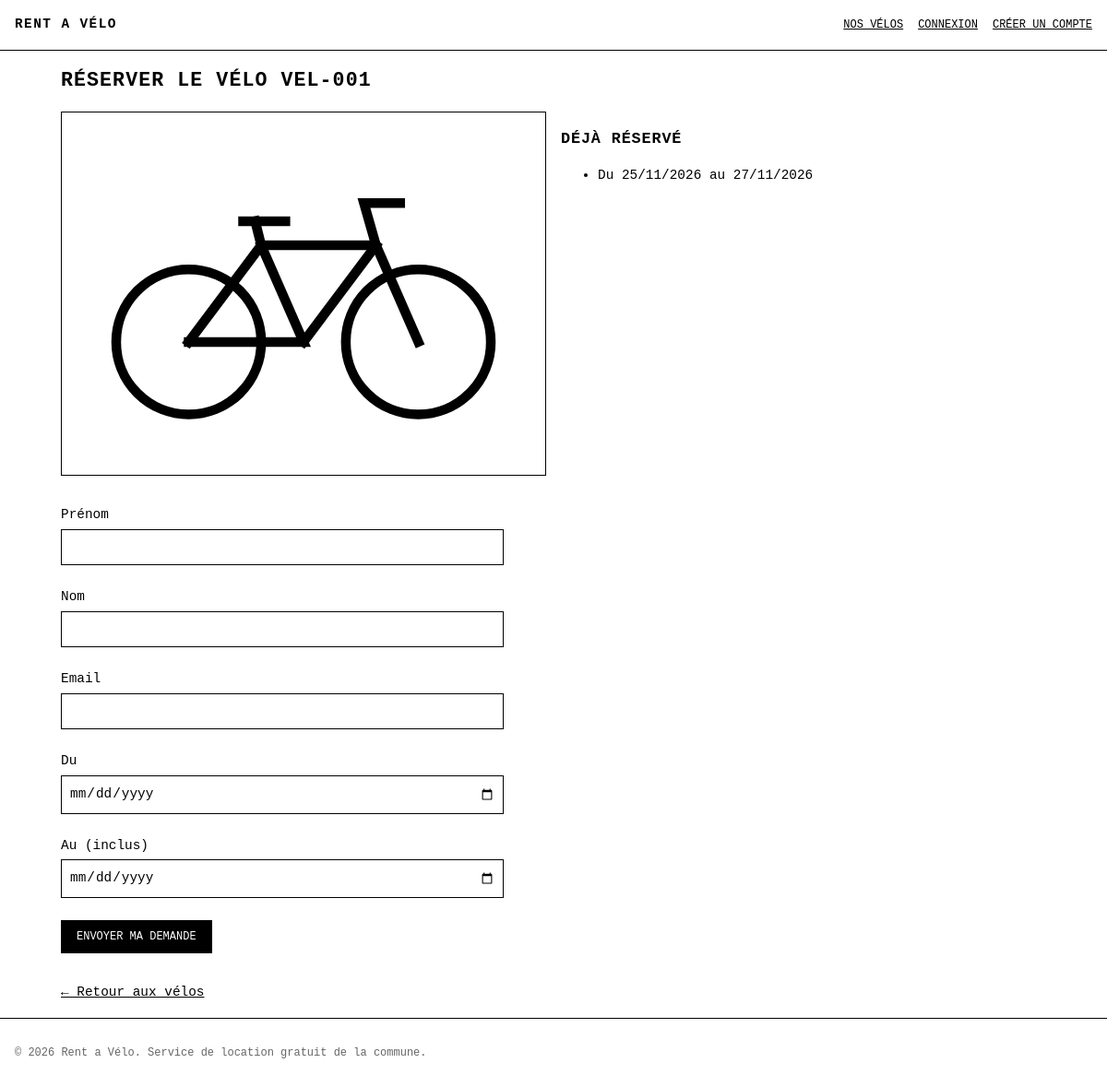
The app's page /?url=reserver&id=1 with its own data.
### tables this page shows
CREATE TABLE `bikes`(
   `bike_id` INT AUTO_INCREMENT,
   `registration_number` VARCHAR(50) NOT NULL,
   `availability` BOOLEAN,
   `photo` VARCHAR(255),
   PRIMARY KEY(`bike_id`)
);

CREATE TABLE reservations (
    
    
   `res_num` INT AUTO_INCREMENT,
   `user_id` INT NOT NULL,
   `bike_id` INT NOT NULL,
   `res_date` TIMESTAMP DEFAULT CURRENT_TIMESTAMP,
   `start_date` DATETIME NOT NULL,
   `end_date` DATETIME NOT NULL,
   status ENUM('pending', 'accepted', 'rejected') NOT NULL DEFAULT 'pending',
   PRIMARY KEY(`res_num`),
    
   FOREIGN KEY(`user_id`) REFERENCES `users`(`user_id`) ON DELETE CASCADE,
   FOREIGN KEY(`bike_id`) REFERENCES `bikes`(`bike_id`) ON DELETE CASCADE
) AUTO_INCREMENT = 1001;

### src/Helper/render.php (called while the page is built, shortened)
<?php
function render(string $vue, string $title, array $data = []): void
{
    extract($data);
    require __DIR__ . '/../views/' . $vue . '.php';
    require __DIR__ . '/../views/layout.php';
}

### src/Controllers/ReservationController.php (called while the page is built, shortened)
<?php
class ReservationController
{
    public function create(int $bikeId): void
    {
        $bikeRepository = new BikeRepository();
        $bike = $bikeRepository->findById($bikeId);
        render('reservations/form', 'Réserver le vélo ' . $bike->getRegistrationNumber(), $this->donneesFormulaire($bike->getBikeId()));
    }
    private function donneesFormulaire(int $bikeId, array $autres = []): array
    {
        $bikeRepository = new BikeRepository();
        $reservationRepository = new ReservationRepository();
        return array_merge([
            'bike' => $bikeRepository->findById($bikeId),
            'periodesPrises' => $reservationRepository->findUpcomingByBike($bikeId),
            'saisie' => estConnecte() && ($_SESSION['role'] ?? '') === 'citizen' ? [
                'firstname' => $_SESSION['firstname'],
                'lastname' => $_SESSION['lastname'],
                'login' => $_SESSION['login'],
            ] : [],
        ], $autres);
    }
}

### public/index.php (called while the page is built, shortened)
<?php
$url = $_GET['url'] ?? 'velos';
$id = (int) ($_GET['id'] ?? 0);
$bikeController = new BikeController();
$reservationController = new ReservationController();
$userController = new UserController();
$erreurController = new ErreurController();
match ($url) {
    'velos' => $bikeController->index(),
    'reserver' => $reservationController->create($id),
    'reservation-store' => $reservationController->store(),
    'confirmation' => $reservationController->confirmation($id),
    'mes-reservations' => $reservationController->myReservations(),
    'inscription' => $userController->register(),
    'inscription-store' => $userController->storeRegistration(),
    'connexion' => $userController->login(),
    'connexion-verif' => $userController->checkLogin(),
    'deconnexion' => $userController->logout(),
    'admin' => $reservationController->adminIndex(),
    'admin-recherche' => $reservationController->search((string) ($_GET['q'] ?? '')),
    'reservation-valider' => $reservationController->accept(),
    'reservation-refuser' => $reservationController->reject(),
    'reservation-supprimer' => $reservationController->delete(),
    'admin-velos' => $bikeController->adminIndex(),
    'velo-create' => $bikeController->create(),
    'velo-store' => $bikeController->store(),
    'velo-edit' => $bikeController->edit($id),
    'velo-update' => $bikeController->update(),
    'velo-dispo' => $bikeController->toggleAvailability(),
    'admin-comptes' => $userController->index(),
    'compte-store' => $userController->store(),
    'compte-supprimer' => $userController->delete(),
    default => $erreurController->pageErreur(),
};

### src/Models/Database.php (called while the page is built, shortened)
<?php
class Database {
    private static ?Database $instance = null;
    private PDO $connexion;
    private function __construct()
    {
        $host = DB_HOST;
        $dbname = DB_NAME;
        $user = DB_USER;
        $pass = DB_PASS;
        $charset = DB_CHARSET;
        $port = DB_PORT;
        $dsn = "mysql:host=$host;dbname=$dbname;charset=$charset;port=$port";
        $this->connexion = new PDO($dsn, $user, $pass, [
            PDO::ATTR_ERRMODE => PDO::ERRMODE_EXCEPTION,
            PDO::ATTR_DEFAULT_FETCH_MODE => PDO::FETCH_ASSOC,
        ]);
    }
    public static function getInstance(): Database
    {
        if (self::$instance === null) {
            self::$instance = new Database();
        }
        return self::$instance;
    }
    public function getConnexion(): PDO
    {
        return $this->connexion;
    }
}

### src/Models/BikeRepository.php (called while the page is built, shortened)
<?php
class BikeRepository
{
    private PDO $pdo;
    public function __construct()
    {
        $this->pdo = Database::getInstance()->getConnexion();
    }
    public function findById(int $bikeId): ?Bike
    {
        $query = $this->pdo->prepare("SELECT * FROM bikes WHERE bike_id = :bike_id");
        $query->bindValue(':bike_id', $bikeId, PDO::PARAM_INT);
        $query->execute();
        $ligne = $query->fetch(PDO::FETCH_ASSOC);
        return hydrate(Bike::class, $ligne);
    }
}

### src/Helper/hydrate.php (called while the page is built, shortened)
<?php
function hydrate(string $classe, array $ligne) : object {
    $objet = new $classe();
    foreach ($ligne as $colonne => $valeur) {
        $setter = 'set' . str_replace('_', '', ucwords($colonne, '_'));
        if (method_exists($objet, $setter)) {
            $objet->$setter($valeur);
        }
    }
    return $objet;
}

### src/Models/Bike.php (called while the page is built, shortened)
<?php
class Bike
{
    private string $registrationNumber = '';
    private ?string $photo = null;
    public function getRegistrationNumber(): string
    {
        return $this->registrationNumber;
    }
    public function setRegistrationNumber(string $registrationNumber): void
    {
        $this->registrationNumber = $registrationNumber;
    }
    public function setPhoto(?string $photo): void
    {
        $this->photo = $photo;
    }
    public function getPhotoUrl(): string
    {
        if ($this->photo === null) {
            return 'img/velo-defaut.svg';
        }
        return 'img/velos/' . $this->photo;
    }
}

### src/Models/Reservation.php (called while the page is built, shortened)
<?php
class Reservation
{
    private string $startDate = '';
    private string $endDate = '';
    public function getStartDate(): string
    {
        return $this->startDate;
    }
    public function setStartDate(string $startDate): void
    {
        $this->startDate = $startDate;
    }
    public function getEndDate(): string
    {
        return $this->endDate;
    }
    public function setEndDate(string $endDate): void
    {
        $this->endDate = $endDate;
    }
}

### src/Models/ReservationRepository.php (called while the page is built, shortened)
<?php
class ReservationRepository
{
    private PDO $pdo;
    public function __construct()
    {
        $this->pdo = Database::getInstance()->getConnexion();
    }
    public function findUpcomingByBike(int $bikeId): array
    {
        $query = $this->pdo->prepare(self::SELECT_RESERVATIONS . " WHERE reservations.bike_id = :bike_id AND reservations.status <> 'rejected' AND reservations.end_date >= CURDATE() ORDER BY reservations.start_date");
        $query->bindValue(':bike_id', $bikeId, PDO::PARAM_INT);
        $query->execute();
        return $this->hydrateAll($query->fetchAll(PDO::FETCH_ASSOC));
    }
    private function hydrateAll(array $lignes): array
    {
        $reservations = [];
        foreach ($lignes as $ligne) {
            $reservations[] = hydrate(Reservation::class, $ligne);
        }
        return $reservations;
    }
}

### src/Helper/auth.php (called while the page is built, shortened)
<?php
function estConnecte(): bool
{
    return isset($_SESSION['user_id']);
}

### src/views/reservations/form.php (the view, shortened to what this page needs)
<h2 class="title">Réserver le vélo <?= htmlspecialchars($bike->getRegistrationNumber()) ?></h2>
<div class="split">
    <img class="split__img" src="<?= htmlspecialchars($bike->getPhotoUrl()) ?>" alt="Vélo <?= htmlspecialchars($bike->getRegistrationNumber()) ?>">
    <div>
        <h3>Déjà réservé</h3>
        <?php if (count($periodesPrises) === 0): ?>
            <p>Ce vélo est libre à toutes les dates.</p>
        <?php else: ?>
            <ul>
                <?php foreach ($periodesPrises as $periode): ?>
                    <li>Du <?= date('d/m/Y', strtotime($periode->getStartDate())) ?> au <?= date('d/m/Y', strtotime($periode->getEndDate())) ?></li>
                <?php endforeach; ?>
            </ul>
        <?php endif; ?>
    </div>
</div>
<form class="form" action="?url=reservation-store" method="post">
    <div class="form__field">
        <label for="firstname">Prénom</label>
        <input type="text" name="firstname" id="firstname" value="<?= htmlspecialchars($saisie['firstname'] ?? '') ?>" <?= estConnecte() && !estEmploye() ? 'readonly' : '' ?> required>
    </div>
    <div class="form__field">
        <label for="lastname">Nom</label>
        <input type="text" name="lastname" id="lastname" value="<?= htmlspecialchars($saisie['lastname'] ?? '') ?>" <?= estConnecte() && !estEmploye() ? 'readonly' : '' ?> required>
    </div>
    <div class="form__field">
        <label for="login">Email</label>
        <input type="email" name="login" id="login" value="<?= htmlspecialchars($saisie['login'] ?? '') ?>" <?= estConnecte() && !estEmploye() ? 'readonly' : '' ?> required>
    </div>
    <div class="form__field">
        <label for="start_date">Du</label>
        <input type="date" name="start_date" id="start_date" min="<?= date('Y-m-d') ?>" value="<?= htmlspecialchars($saisie['start_date'] ?? '') ?>" required>
    </div>
    <div class="form__field">
        <label for="end_date">Au (inclus)</label>
        <input type="date" name="end_date" id="end_date" min="<?= date('Y-m-d') ?>" value="<?= htmlspecialchars($saisie['end_date'] ?? '') ?>" required>
    </div>
    <button class="button" type="submit">Envoyer ma demande</button>
</form>
<a href="?url=velos">← Retour aux vélos</a>

### public/css/style.css (style rules this page uses)
:root { --color-text: #000; --color-bg: #fff; --color-muted: #666; --color-line: #000; --color-ok: #1a7f37; --color-ko: #b42318; --font: "Courier New", Courier, monospace; --font-size: 0.9rem; --font-size-small: 0.75rem; --font-size-big: 2rem; --space-xs: 0.25rem; --space-s: 0.5rem; --space-m: 1rem; --space-l: 2rem; --border: 1px solid var(--color-line); --width-max: 1100px; }
*, *::before, *::after { box-sizing: border-box; }
body { margin: 0; font-family: var(--font); font-size: var(--font-size); color: var(--color-text); background: var(--color-bg); line-height: 1.5; }
h2, h3 { text-transform: uppercase; letter-spacing: 0.05em; }
a { color: inherit; }
img { max-width: 100%; display: block; }
input, select, button { font: inherit; }
.split { display: grid; gap: var(--space-m); margin-bottom: var(--space-l); }
.split__img { border: var(--border); }
.title { margin-top: 0; }
.button { display: inline-block; padding: var(--space-s) var(--space-m); border: var(--border); background: var(--color-text); color: var(--color-bg); text-transform: uppercase; text-decoration: none; font-size: var(--font-size-small); cursor: pointer; }
.form { display: flex; flex-direction: column; gap: var(--space-m); max-width: 30rem; margin-bottom: var(--space-l); }
.form__field { display: flex; flex-direction: column; gap: var(--space-xs); margin-bottom: var(--space-s); }
.form__field input, .form__field select { padding: var(--space-s); border: var(--border); background: var(--color-bg); }
.form .button { align-self: flex-start; }
@media (min-width: 600px) { .split { grid-template-columns: 1fr 1fr; } }

### records on screen
bikes: registration_number "VEL-001"
reservations: start_date "25/11/2026", end_date "27/11/2026"
